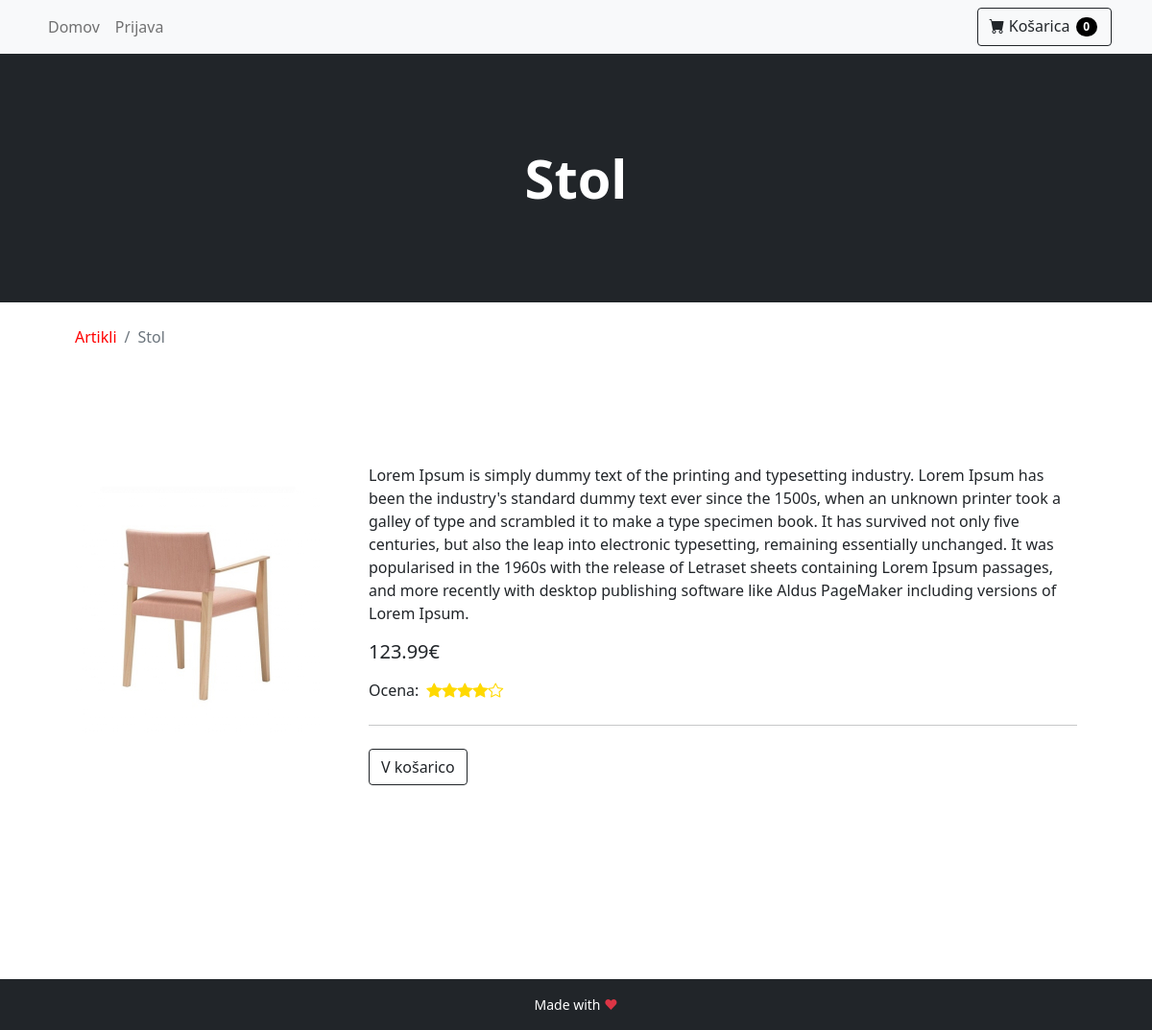
The app's page /index.php/product?id=1 with its own data.
### tables this page shows
CREATE TABLE IF NOT EXISTS `article` (
    `id` INT AUTO_INCREMENT PRIMARY KEY,
    `title` TEXT NOT NULL,
    `description` TEXT NOT NULL,
    `price` FLOAT NOT NULL,
    `photo` TEXT NOT NULL,
    `review` INT NOT NULL
);

### ViewHelper.php (called while the page is built, shortened)
<?php
class ViewHelper {
    public static function render($file, $variables = array()) {
        extract($variables);
        include($file);
        return ob_get_clean();
    }
}

### model/database_init.php (called while the page is built, shortened)
<?php
class DBInit {
    private static $host = "localhost";
    private static $user = "root";
    private static $password = "ep";
    private static $schema = "webshop";
    private static $instance = null;
    public static function getInstance() {
        if (!self::$instance) {
            $config = "mysql:host=" . self::$host
                    . ";dbname=" . self::$schema;
            $options = array(
                PDO::ATTR_ERRMODE => PDO::ERRMODE_EXCEPTION,
                PDO::ATTR_DEFAULT_FETCH_MODE => PDO::FETCH_ASSOC,
                PDO::ATTR_PERSISTENT => true,
                PDO::MYSQL_ATTR_INIT_COMMAND => 'SET NAMES utf8'
            );
            self::$instance = new PDO($config, self::$user, self::$password, $options);
        }
        return self::$instance;
    }
}

### model/AbstractDB.php (called while the page is built, shortened)
<?php
require_once 'model/database_init.php';
abstract class AbstractDB {
    protected static $dbh = null;
    public static function getConnection() {
        if (is_null(self::$dbh)) {
            self::$dbh = DBInit::getInstance();
        }
        return self::$dbh;
    }
    protected static function query($sql, array $params = array()) {
        $stmt = self::getConnection()->prepare($sql);
        $params_filtered = self::filterParams($sql, $params);
        $stmt->execute($params_filtered);
        return $stmt->fetchAll();
    }
    protected static function filterParams($sql, array $params) {
        $params_altered = self::alterKeys($params);
        $sql_split = preg_split("/[\(\) ,]/", $sql);
        $sql_params = array_values(preg_grep('/^:/', $sql_split));
        $result = array();
        foreach ($sql_params as $key => $value) {
            if (isset($params_altered[$value])) {
                $result[$value] = $params_altered[$value];
            }
        }
        return $result;
    }
    protected static function alterKeys(array $params) {
        $result = array();
        foreach ($params as $key => $value) {
            $result[':' . $key] = $value;
        }
        return $result;
    }
}

### model/ArticleDB.php (called while the page is built, shortened)
<?php
require_once 'model/AbstractDB.php';
class ArticleDB extends AbstractDB {
    public static function get(array $id) {
        $articles = parent::query("SELECT id, title, description, price, photo, review"
                        . " FROM article"
                        . " WHERE id = :id", $id);
        if (count($articles) == 1) {
            return $articles[0];
        } else {
            throw new InvalidArgumentException("No such article");
        }
    }
}

### view/product.php (the view, shortened to what this page needs)
<!doctype html>
<html lang="en">
    <head>
        <link href="../public/css/style.css" rel="stylesheet" />
        <link href="https://cdn.jsdelivr.net/npm/bootstrap@5.1.3/dist/css/bootstrap.min.css" rel="stylesheet"
>
        <link href="https://cdn.jsdelivr.net/npm/bootstrap-icons@1.5.0/font/bootstrap-icons.css" rel="stylesheet" />
    </head>
    <body>
        <?php include("layout/navbar.php") ?>
        <header class="bg-dark py-5">
            <div class="container px-4 px-lg-5 my-5">
                <div class="text-center text-white">
                    <h1 class="display-4 fw-bolder"><?= $article["title"] ?></h1>
                </div>
            </div>
        </header>
        <div class="container container-product px-4 px-lg-5 mt-4">
            <nav aria-label="breadcrumb">
                <ol class="breadcrumb">
                    <li class="breadcrumb-item"><a href="<?= BASE_URL . "" ?>">Artikli</a></li>
                    <li class="breadcrumb-item active"><?= $article["title"] ?></li>
                </ol>
            </nav>
            <section class="mb-5 pb-5">
                <div class="product-row my-5 py-5">
                    <div class="product-image pt-5">
                        <img src="../public/assets/<?= $article["photo"] ?>">
                    </div>
                    <div class="product-description">
                        <p class="pt-4"><?= $article["description"] ?>
                        </p>
                        <h5 class="my-3"><?= $article["price"] ?>€</h5>
                        <div class="product-rating mb-4">
                            <span>Ocena: </span>
                            <div class="product-stars mx-2">
                                <?php
                                $empty = 5 - $article["review"];
                                for ($i = 0; $i < $article["review"]; $i++) {
                                    echo '<div class="bi-star-fill"></div>';
                                }
                                for ($i = 0; $i < $empty; $i++) {
                                    echo '<div class="bi-star"></div>';
                                }
                                ?>
                            </div>
                        </div>
                        <hr>
                        <form action="<?= BASE_URL . "cart" ?>" method="POST">
                            <button class="btn btn-outline-dark my-2" type="submit">V košarico</button>
                        </form>
                    </div>
                </div>
            </section>
        </div>
        <?php include("layout/footer.php") ?>
    </body>
</html>

### public/css/style.css (style rules this page uses)
.product-row { display: flex; flex-direction: row; gap: 50px; }
.product-rating { display: flex; flex-direction: row; }
.product-stars { display: flex; justify-content: left; color: rgb(255, 217, 0); }
.breadcrumb-item a { text-decoration: none; color: red; }

### records on screen
article: title "Stol", photo (picture), description "Lorem Ipsum is simply dummy text of the printing and typesetting industry. Lorem Ipsum has been the industry's standard dummy text ever since the 1500s, when an unknown printer took a galley of type and scrambled it to make a type specimen book. It has survived not only five centuries, but also the leap into electronic typesetting, remaining essentially unchanged. It was popularised in the 1960s with the release of Letraset sheets containing Lorem Ipsum passages, and more recently with desktop publishing software like Aldus PageMaker including versions of Lorem Ipsum.", price "123.99", review 4 (drawn)
